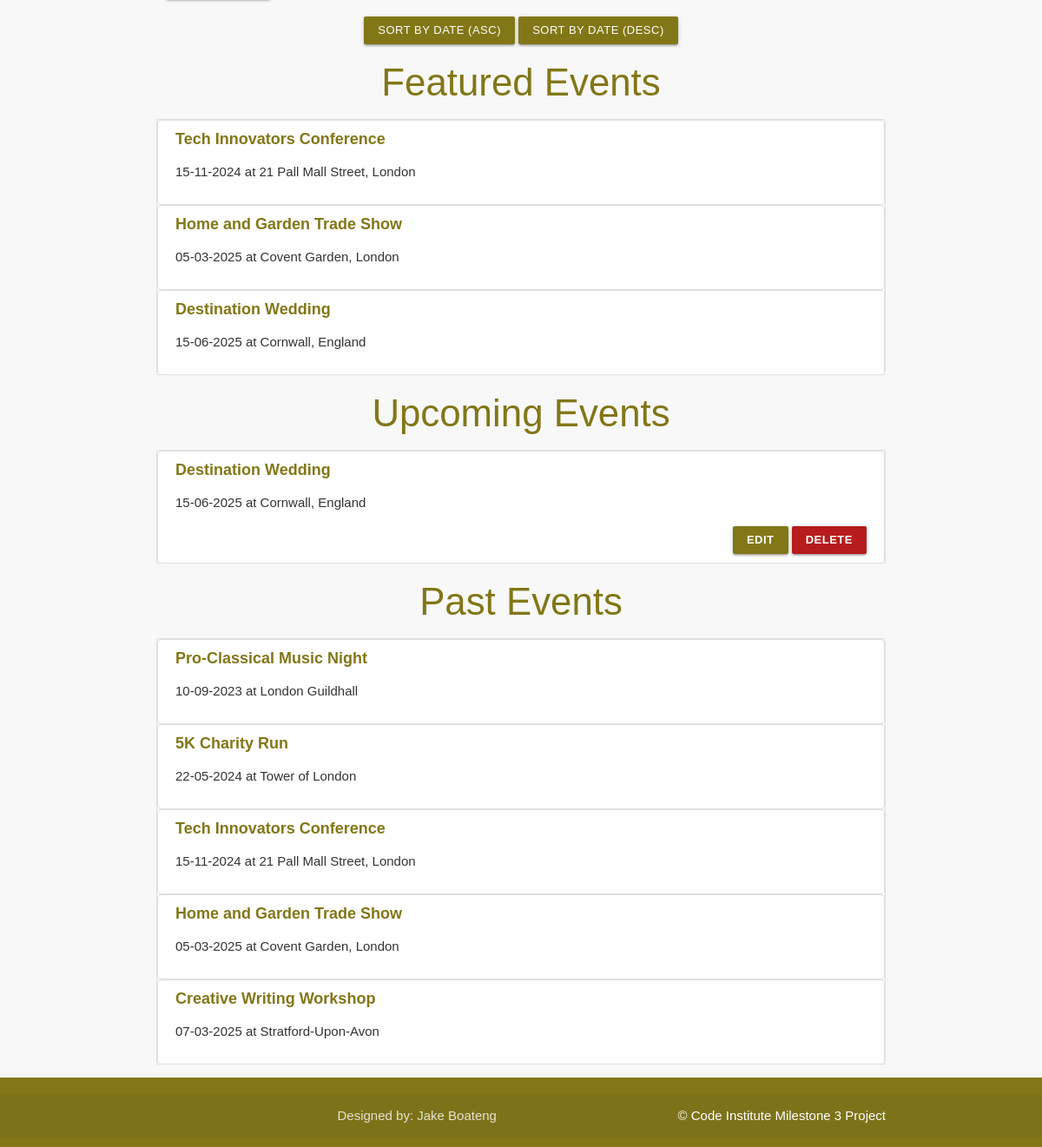
Before: / (lower part) with the older database file.
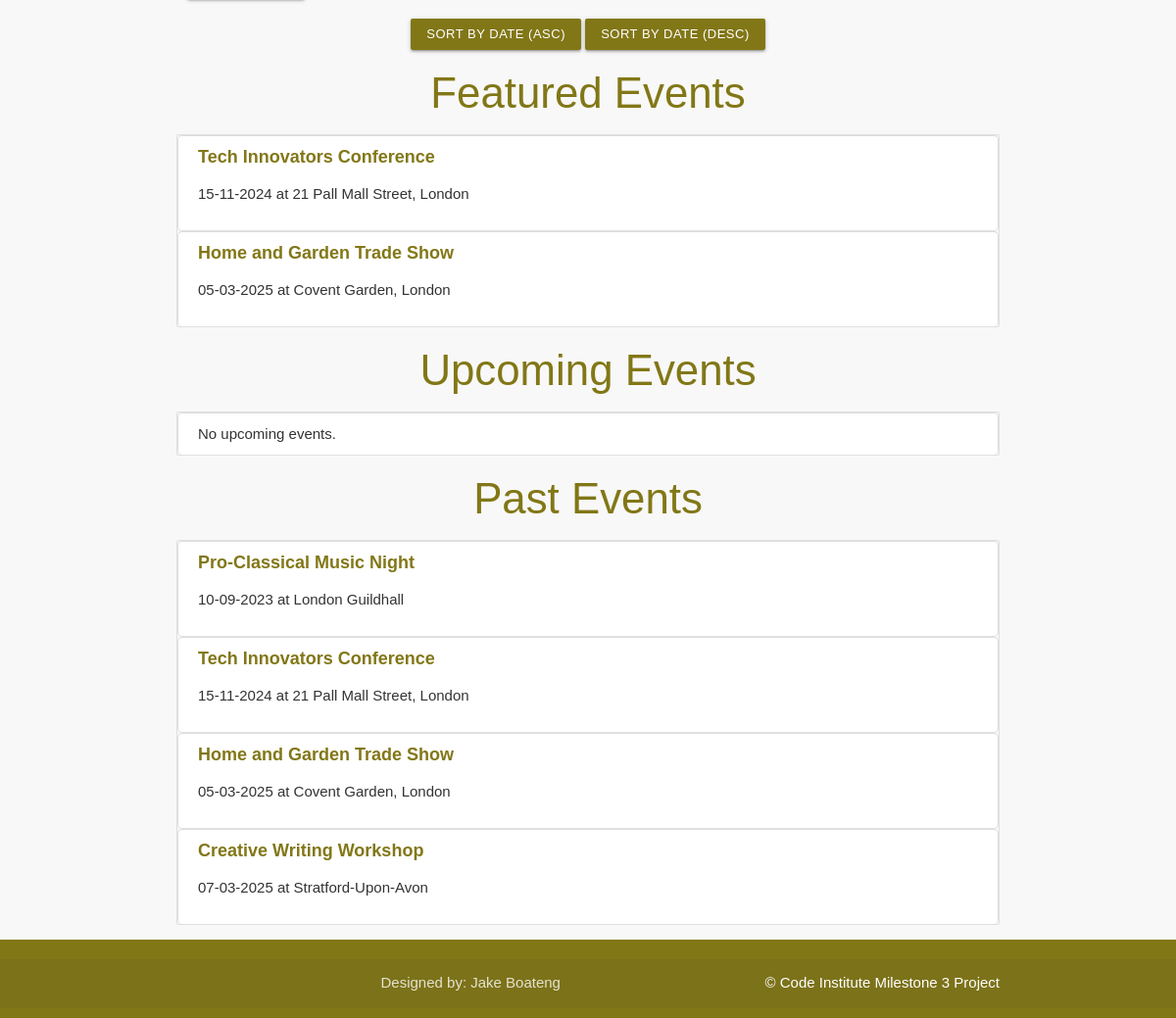
After: the same page with the newer database file.
### eventify/models.py (models this page shows, shortened)
class Event(db.Model):
    id = db.Column(db.Integer, primary_key=True)
    title = db.Column(db.String(100), unique=True, nullable=False)
    description = db.Column(db.Text, nullable=False)
    date = db.Column(db.DateTime, nullable=False)
    time = db.Column(db.String(8), nullable=False)
    location = db.Column(db.String(200), nullable=False)
    created_at = db.Column(db.DateTime, default=db.func.now(), nullable=False)
    featured = db.Column(db.Boolean, default=False)
    category_id = db.Column(db.Integer, db.ForeignKey('category.id'), nullable=True)
    image_file = db.Column(db.String(120), nullable=True)
    rsvps = db.relationship('RSVP', backref='event')  # This backref should stay

### eventify/routes.py (the view)
@app.route("/")
def home():
    sort_by = request.args.get("sort_by", "date")  # Default sort by date
    order = request.args.get("order", "asc")  # Default order ascending
    now = datetime.now()
    featured_events = Event.query.filter_by(featured=True).order_by(Event.date.asc()).all()
    if sort_by == "date":
        if order == "asc":
            upcoming_events = Event.query.filter(Event.date >= now).order_by(Event.date.asc()).all()
            past_events = Event.query.filter(Event.date < now).order_by(Event.date.asc()).all()
        else:
            upcoming_events = Event.query.filter(Event.date >= now).order_by(Event.date.desc()).all()
            past_events = Event.query.filter(Event.date < now).order_by(Event.date.desc()).all()
    return render_template("events.html", upcoming_events=upcoming_events, past_events=past_events, featured_events=featured_events, user=current_user)

### eventify/__init__.py (called while the page is built, shortened)
@app.template_filter('dateformat')
def dateformat(value, format='%d-%m-%Y'):
    if value is None:
        return ""
    return value.strftime(format)

@app.context_processor
def inject_user():
    return dict(user=current_user)

### eventify/templates/events.html (shortened to what this page needs)
{% extends "base.html" %}
{% block content %}
    <div class="row center-align">
        <a href="{{ url_for('home', sort_by='date', order='asc') }}" class="btn-small lime darken-4">Sort by Date (Asc)</a>
        <a href="{{ url_for('home', sort_by='date', order='desc') }}" class="btn-small lime darken-4">Sort by Date (Desc)</a>
    </div>
    <h3 class="center-align lime-text text-darken-4">Featured Events</h3>
    <ul class="collection">
        {% if featured_events %}
            {% for event in featured_events %}
                <li class="collection-item">
                    <a href="{{ url_for('event_detail', event_id=event.id) }}" class="lime-text text-darken-4">{{ event.title }}</a>
                    <p>{{ event.date|dateformat }} at {{ event.location }}</p>
                </li>
            {% endfor %}
        {% else %}
            <li class="collection-item">No featured events.</li>
        {% endif %}
    </ul>
    <h3 class="center-align lime-text text-darken-4">Upcoming Events</h3>
    <ul class="collection">
        {% if upcoming_events %}
            {% for event in upcoming_events %}
                <li class="collection-item">
                    <a href="{{ url_for('event_detail', event_id=event.id) }}" class="lime-text text-darken-4">{{ event.title }}</a>
                    <p>{{ event.date|dateformat }} at {{ event.location }}</p>
                    <div class="right-align">
                        <a href="{{ url_for('edit_event', event_id=event.id) }}" class="btn-small lime darken-4">Edit</a>
                        <a href="{{ url_for('delete_event', event_id=event.id) }}" class="btn-small red darken-4" onclick="return confirm('Are you sure you want to delete this event?');">Delete</a>
                    </div>
                </li>
            {% endfor %}
        {% else %}
            <li class="collection-item">No upcoming events.</li>
        {% endif %}
    </ul>
    <h3 class="center-align lime-text text-darken-4">Past Events</h3>
    <ul class="collection">
        {% if past_events %}
            {% for event in past_events %}
                <li class="collection-item">
                    <a href="{{ url_for('event_detail', event_id=event.id) }}" class="lime-text text-darken-4">{{ event.title }}</a>
                    <p>{{ event.date|dateformat }} at {{ event.location }}</p>
                </li>
            {% endfor %}
        {% else %}
            <li class="collection-item">No past events.</li>
        {% endif %}
    </ul>
{% endblock %}

Changed rows visible on the page:
removed Event: title "Destination Wedding", date "15-06-2025", location "Cornwall, England"
removed Event: title "5K Charity Run", date "22-05-2024", location "Tower of London", shown under "Past Events"
Other visible differences:
text now shown: "No upcoming events."
